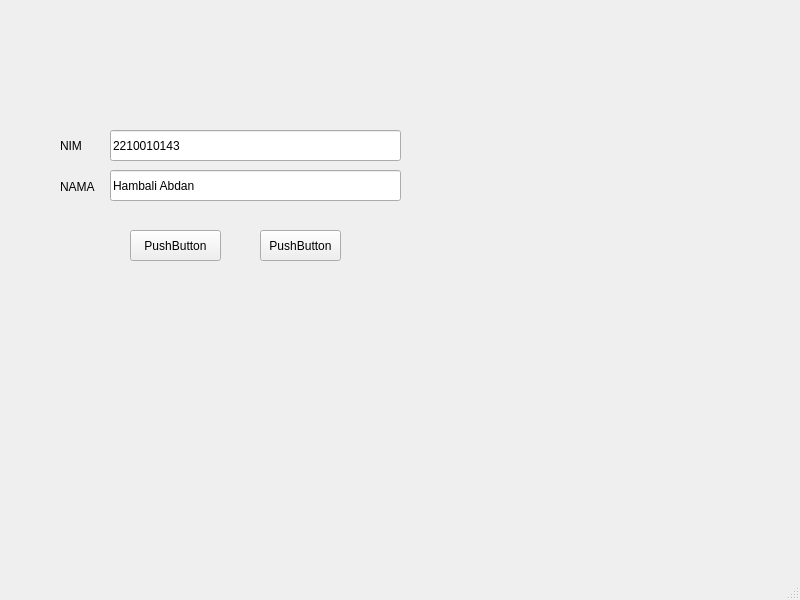
<?xml version="1.0" encoding="UTF-8"?>
<ui version="4.0">
 <class>MainWindow</class>
 <widget class="QMainWindow" name="MainWindow">
  <property name="geometry">
   <rect>
    <x>0</x>
    <y>0</y>
    <width>800</width>
    <height>600</height>
   </rect>
  </property>
  <property name="windowTitle">
   <string>MainWindow</string>
  </property>
  <widget class="QWidget" name="centralwidget">
   <widget class="QLabel" name="label">
    <property name="geometry">
     <rect>
      <x>60</x>
      <y>130</y>
      <width>71</width>
      <height>31</height>
     </rect>
    </property>
    <property name="text">
     <string>NIM</string>
    </property>
   </widget>
   <widget class="QLabel" name="label_2">
    <property name="geometry">
     <rect>
      <x>60</x>
      <y>180</y>
      <width>47</width>
      <height>13</height>
     </rect>
    </property>
    <property name="text">
     <string>NAMA</string>
    </property>
   </widget>
   <widget class="QLineEdit" name="lineEdit">
    <property name="geometry">
     <rect>
      <x>110</x>
      <y>130</y>
      <width>291</width>
      <height>31</height>
     </rect>
    </property>
    <property name="text">
     <string>2210010143</string>
    </property>
   </widget>
   <widget class="QLineEdit" name="lineEdit_2">
    <property name="geometry">
     <rect>
      <x>110</x>
      <y>170</y>
      <width>291</width>
      <height>31</height>
     </rect>
    </property>
    <property name="text">
     <string>Hambali Abdan</string>
    </property>
   </widget>
   <widget class="QPushButton" name="pushButton">
    <property name="geometry">
     <rect>
      <x>130</x>
      <y>230</y>
      <width>91</width>
      <height>31</height>
     </rect>
    </property>
    <property name="text">
     <string>PushButton</string>
    </property>
   </widget>
   <widget class="QPushButton" name="pushButton_2">
    <property name="geometry">
     <rect>
      <x>260</x>
      <y>230</y>
      <width>81</width>
      <height>31</height>
     </rect>
    </property>
    <property name="autoFillBackground">
     <bool>false</bool>
    </property>
    <property name="text">
     <string>PushButton</string>
    </property>
   </widget>
  </widget>
  <widget class="QMenuBar" name="menubar">
   <property name="geometry">
    <rect>
     <x>0</x>
     <y>0</y>
     <width>800</width>
     <height>21</height>
    </rect>
   </property>
  </widget>
  <widget class="QStatusBar" name="statusbar"/>
 </widget>
 <resources/>
 <connections/>
</ui>
